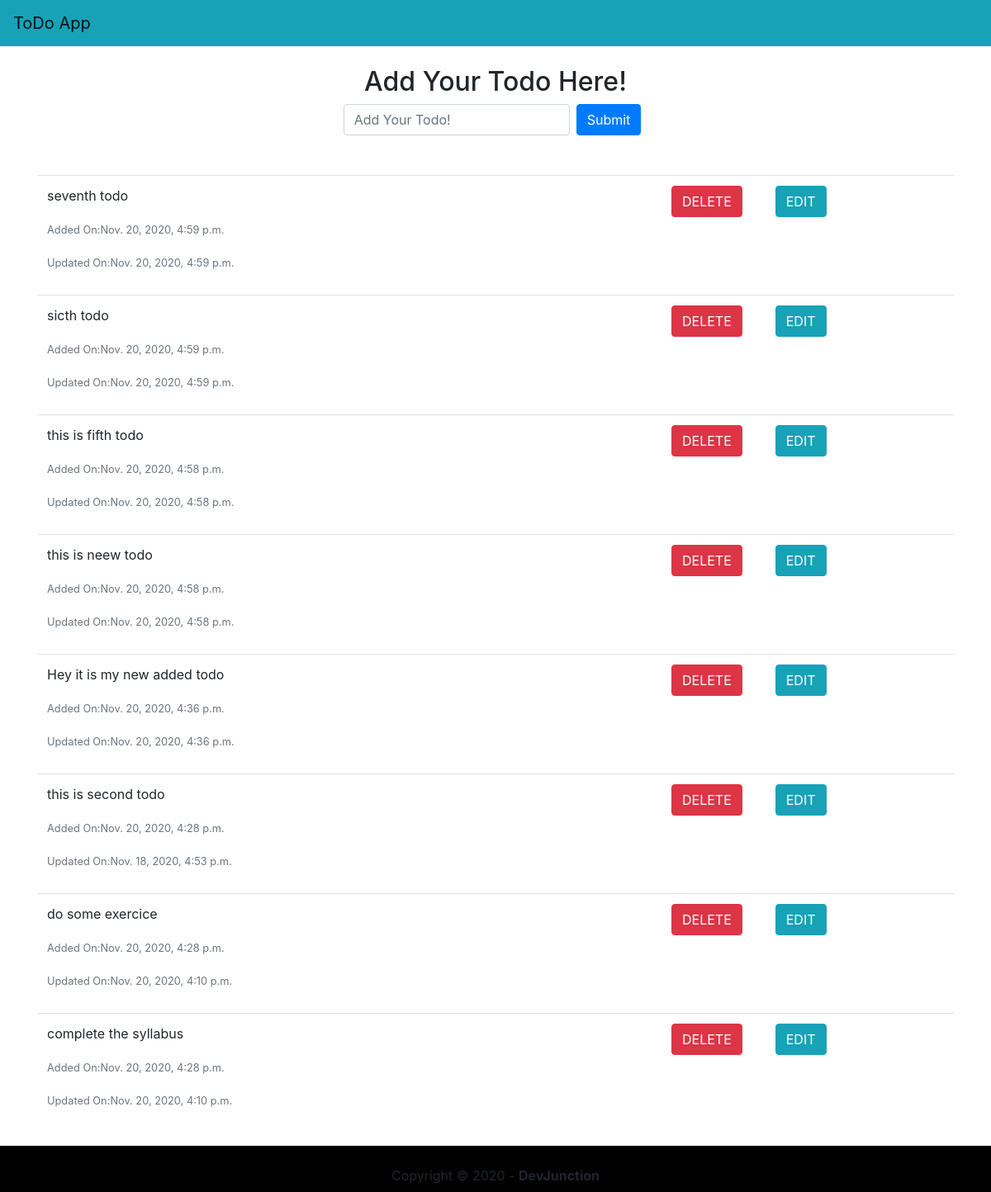
The app's page /, older data.
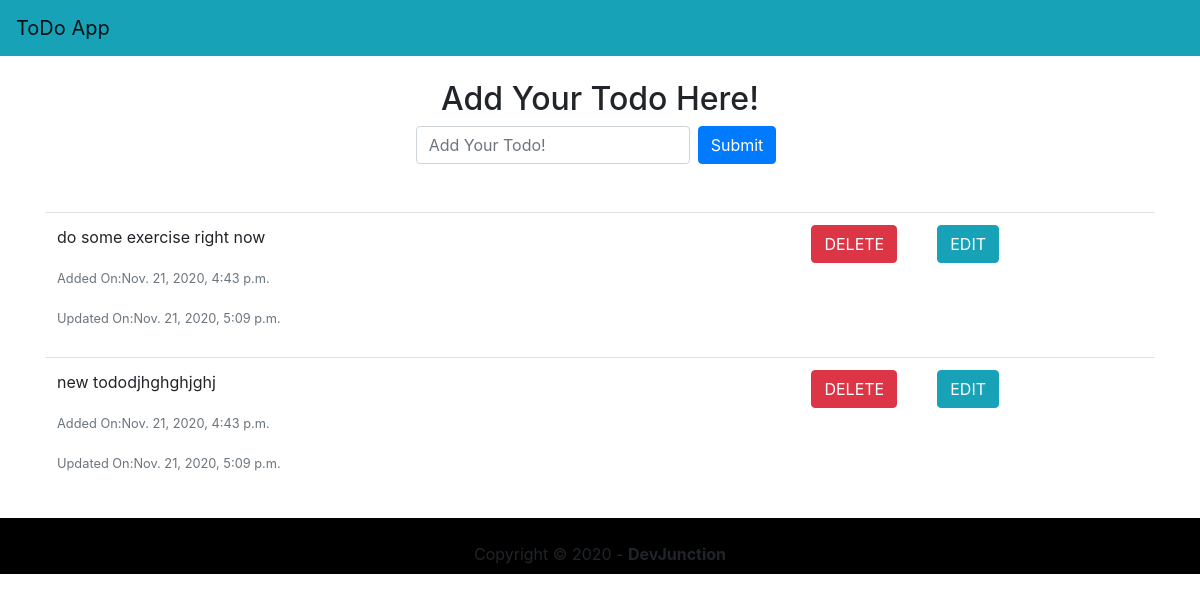
The same page, newer data.
### mytodo/models.py (models this page shows, shortened)
class ToDo(models.Model):
    todo_text = models.CharField(max_length=200)
    added_on = models.DateTimeField(auto_now_add=True)
    updated_on = models.DateTimeField(auto_now=True)
    class Meta:
        ordering = ['-added_on']

### mytodo/views.py (the view)
# urls.py: path('', home, name='home'),
def home(request):
    template_name = 'home.html'
    todo_list = ToDo.objects.all() # returns queryset
    form = ToDoForm()
    context = {'app_name': "ToDo App", 'todo_list': todo_list, 'form': form}
    return render(request, template_name, context=context)

### mytodo/forms.py
class ToDoForm(forms.Form):
    todo_text = forms.CharField(widget=forms.TextInput(attrs={
                                        'class': 'form-control',
                                        'placeholder':'Add Your Todo!'}))

### mytodo/templates/home.html (shortened to what this page needs)
{% extends 'base.html' %}
{% block content %}
<div class="container">
    <div class="row">
        <div class="col-12">
            <h2 class="text-center mt-4 mb-2">Add Your Todo Here!</h2>
        </div>
    </div>
    <div class="row">
        <div class="col-12">
            <form class="form-inline justify-content-center" action="add_todo/" method="POST">
                <div class="form-group">
                    {{ form.todo_text }}
                </div>
                <button type="submit" class="mx-2 btn btn-primary">Submit</button>
            </form>
        </div>
    </div>
    <div class="row mt-5">
        <div class="col-12 table-responsive">
            <table class="table">
                <tbody>
                    {% for todo in todo_list %}
                    <tr>
                        <td>
                                <p>{{ todo.todo_text }}</p>
                                <p class="text-muted"><small>Added On:{{ todo.added_on }}</small></p>
                                <p class="text-muted"><small>Updated On:{{ todo.updated_on }}</small></p>
                        </td>
                        <td class="text-right">
                            <form method="POST" action="{% url 'delete_todo' todo.id %}">
                                <button type="submit" class="mx-2 btn btn-danger">DELETE</button>
                            </form>
                        </td>
                        <td class="text-left">
                            <a href="{% url 'edit_todo' todo.id %}" type="button" class="mx-2 btn btn-info">EDIT</a>
                        </td>
                    </tr>
                    {% endfor %}
                </tbody>
            </table>
        </div>
    </div>
</div>
{% endblock %}

### mytodo/templates/base.html (shortened to what this page needs)
{% load static %}
<!DOCTYPE html>
<html>
    <head>
        <link rel="stylesheet" href="https://cdn.jsdelivr.net/npm/bootstrap@4.5.3/dist/css/bootstrap.min.css">
        <link rel="stylesheet" type="text/css" href="{% static 'styles.css' %}">
    </head>
    <body>
        <header>
            <nav class="navbar navbar-light bg-info">
                <a class="navbar-brand" href="#">{{ app_name }}</a>
            </nav>
        </header>
        {% block content %}{% endblock %}
        {% include 'components/footer.html' %}
    </body>
</html>

### mytodo/templates/components/footer.html (shortened to what this page needs)
<footer class="container-fluid">
    <div class="row">
        <div class="col-12 text-center py-2 mt-3">
            Copyright &copy; 2020 - <strong>DevJunction</strong>
        </div>
    </div>
</footer>

### mytodo/templates/components/footer.html (style rules this page uses)
footer { background-color: #000000; }

Row changes from the older to the newer data that the page shows:
removed ToDo: todo_text "seventh todo", added_on "Nov. 20, 2020, 4:59 p.m.", updated_on "Nov. 20, 2020, 4:59 p.m."
removed ToDo: todo_text "sicth todo", added_on "Nov. 20, 2020, 4:59 p.m.", updated_on "Nov. 20, 2020, 4:59 p.m."
removed ToDo: todo_text "this is fifth todo", added_on "Nov. 20, 2020, 4:58 p.m.", updated_on "Nov. 20, 2020, 4:58 p.m."
removed ToDo: todo_text "this is neew todo", added_on "Nov. 20, 2020, 4:58 p.m.", updated_on "Nov. 20, 2020, 4:58 p.m."
removed ToDo: todo_text "Hey it is my new added todo", added_on "Nov. 20, 2020, 4:36 p.m.", updated_on "Nov. 20, 2020, 4:36 p.m."
removed ToDo: todo_text "this is second todo", added_on "Nov. 20, 2020, 4:28 p.m.", updated_on "Nov. 18, 2020, 4:53 p.m."
removed ToDo: todo_text "do some exercice", added_on "Nov. 20, 2020, 4:28 p.m.", updated_on "Nov. 20, 2020, 4:10 p.m."
removed ToDo: todo_text "complete the syllabus", added_on "Nov. 20, 2020, 4:28 p.m.", updated_on "Nov. 20, 2020, 4:10 p.m."
added ToDo: todo_text "do some exercise right now", added_on "Nov. 21, 2020, 4:43 p.m.", updated_on "Nov. 21, 2020, 5:09 p.m."
added ToDo: todo_text "new tododjhghghjghj", added_on "Nov. 21, 2020, 4:43 p.m.", updated_on "Nov. 21, 2020, 5:09 p.m."
